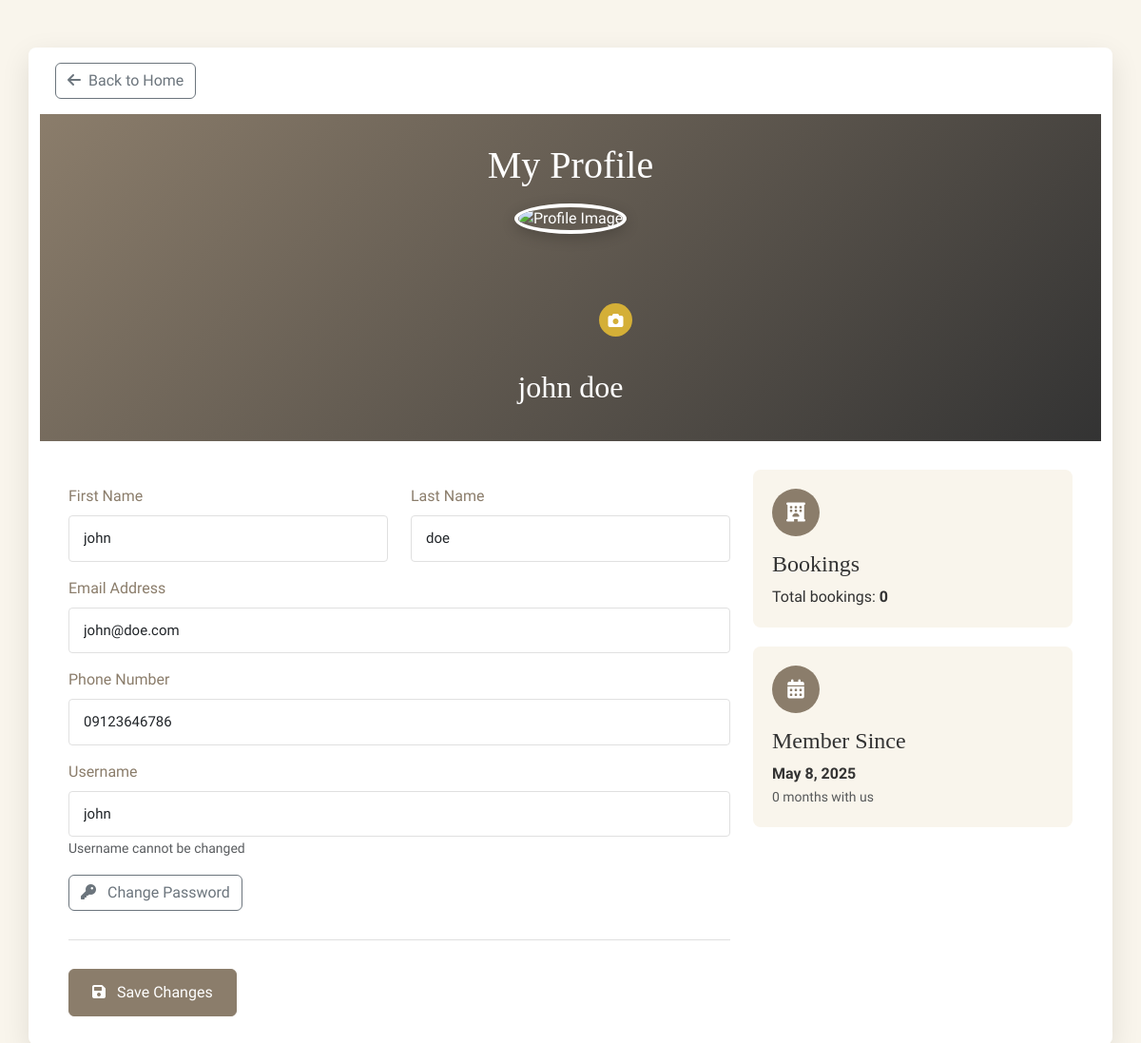
Page /landing_page/pages/profile.php (signed in) on the earlier database version.
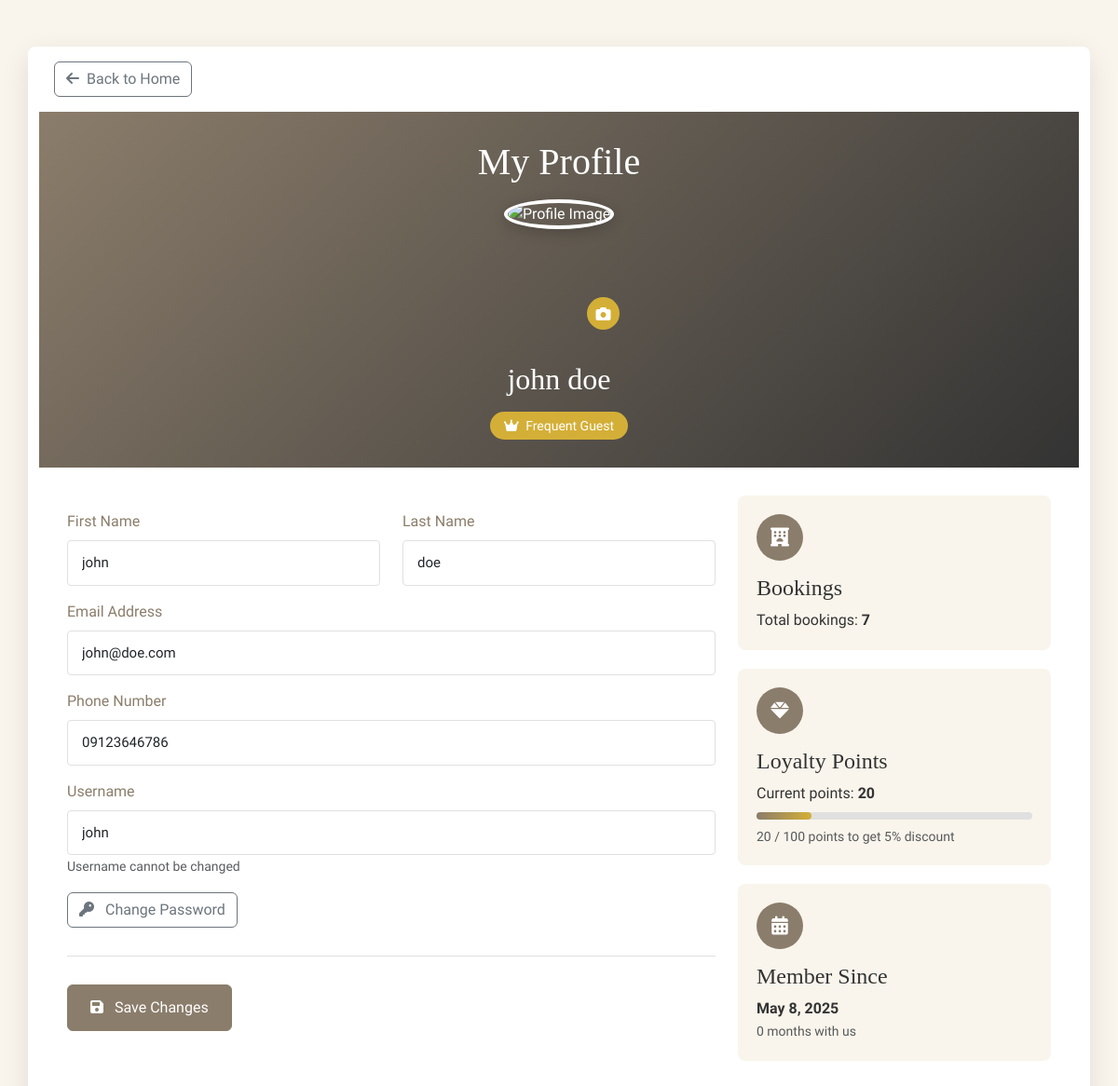
Same page on the later database version.
### tables this page shows
CREATE TABLE IF NOT EXISTS `customer_profiles` (
  `customer_id` int NOT NULL AUTO_INCREMENT,
  `user_id` int NOT NULL,
  `frequent_guest` int NOT NULL,
  `loyal_points` int NOT NULL,
  PRIMARY KEY (`customer_id`),
  KEY `user_id` (`user_id`)
);

### landing_page/pages/profile.php (the view, shortened to what the changed rows need)
<?php
require_once '../../config/db.php';
$userId = $_SESSION['user_id'];
$query = "SELECT * FROM users WHERE user_id = $userId";
$result = $conn->query($query);
if ($result->num_rows > 0) {
    $user = $result->fetch_assoc();
} else {
    die("User not found");
}
$customerQuery = "SELECT * FROM customer_profiles WHERE user_id = $userId";
$customerResult = $conn->query($customerQuery);
$customerProfile = null;
if ($customerResult->num_rows > 0) {
    $customerProfile = $customerResult->fetch_assoc();
}
?>
<!DOCTYPE html>
<html lang="en">
<head>
    <link href="https://cdn.jsdelivr.net/npm/bootstrap@5.3.0-alpha1/dist/css/bootstrap.min.css" rel="stylesheet">
    <link rel="stylesheet" href="https://cdnjs.cloudflare.com/ajax/libs/font-awesome/6.0.0/css/all.min.css">
    <link rel="stylesheet" href="../css/profile.css">
</head>
<body>
    <div class="container profile-container">
        <div class="profile-header text-center">
            <h1 class="mb-3">My Profile</h1>
            <div class="profile-image-container">
                <img src="<?php echo isset($user['profile_image']) && !empty($user['profile_image']) ? '../../public/' . $user['profile_image'] : '../../publoads/profile_images/default-profile.jpg'; ?>"
                    class="profile-image" id="profile_image_preview" alt="Profile Image">
                <label for="profile_image_input" class="image-upload-btn">
                </label>
            </div>
            <h2 class="mt-4"><?php echo $user['first_name'] . ' ' . $user['last_name']; ?></h2>
            <?php if ($customerProfile && $customerProfile['frequent_guest']): ?>
                <span class="badge badge-luxury mt-2">
                    <i class="fas fa-crown me-1"></i> Frequent Guest
                </span>
            <?php endif; ?>
        </div>
        <div class="profile-info">
            <div class="row">
                <div class="col-md-4">
                    <div class="stats-card">
                        <p class="mb-0">Total bookings: <strong>
                                <?php
                                $bookingQuery = "SELECT COUNT(*) as total FROM bookings WHERE user_id = $userId";
                                $bookingResult = $conn->query($bookingQuery);
                                $bookingCount = $bookingResult->fetch_assoc()['total'];
                                echo $bookingCount;
                                ?>
                            </strong></p>
                    </div>
                    <?php if ($customerProfile): ?>
                        <div class="stats-card">
                            <div class="stats-icon">
                                <i class="fas fa-gem"></i>
                            </div>
                            <h4>Loyalty Points</h4>
                            <p class="mb-0">Current points: <strong><?php echo $customerProfile['loyal_points']; ?></strong></p>
                            <?php
                            $nextLevel = 100;
                            $progress = min(100, ($customerProfile['loyal_points'] / $nextLevel) * 100);
                            ?>
                            <div class="loyalty-progress">
                                <div class="loyalty-progress-bar" style="width: <?php echo $progress; ?>%"></div>
                            </div>
                            <small class="text-muted mt-2 d-block">
                                <?php echo $customerProfile['loyal_points']; ?> / <?php echo $nextLevel; ?> points to get 5% discount
                            </small>
                        </div>
                    <?php endif; ?>
                </div>
            </div>
        </div>
    </div>
</body>
</html>

Differences in the rows shown:
added customer_profiles: loyal_points "20"
Other differences:
$bookingCount: "0" → "7"
$nextLevel: (not shown) → "100"
text now shown: "Frequent Guest Loyalty Points Current points: / points to get 5% discount"
